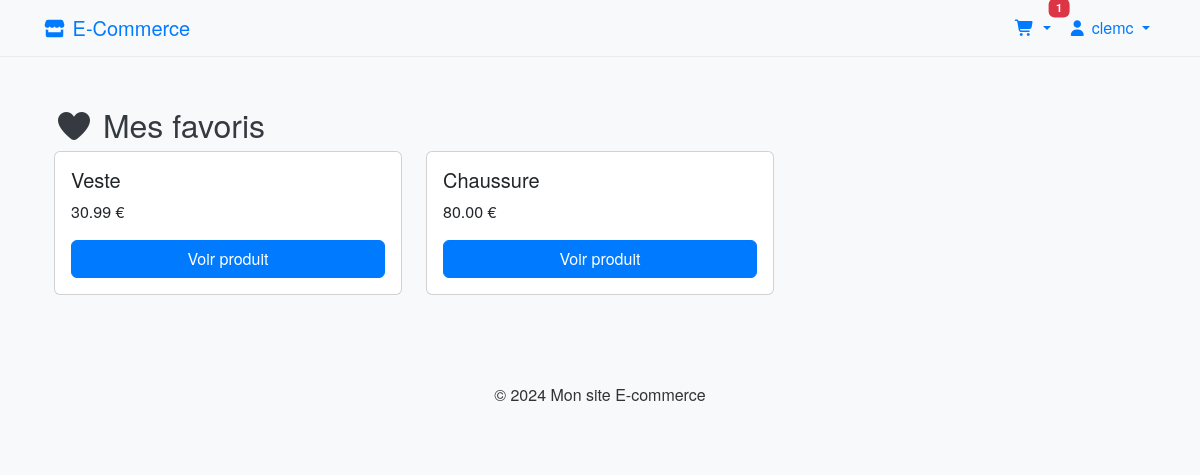
Screenshot of /wishlist/ (signed in) with the database file from the repository.
### shop/models.py (models this page shows, shortened)
class Wishlist(models.Model):
    user = models.ForeignKey(User, on_delete=models.CASCADE)
    product = models.ForeignKey(Product, on_delete=models.CASCADE)
    class Meta:
        unique_together = ('user', 'product')

class Product(models.Model):
    name = models.CharField(max_length=255)
    slug = models.SlugField(unique=True)
    category = models.ForeignKey('Category', on_delete=models.CASCADE)
    description = models.TextField()
    price = models.DecimalField(max_digits=10, decimal_places=2)
    stock_minimum = models.IntegerField(default=5)  # Seuil minimum de stock
    stock = models.IntegerField()
    available = models.BooleanField(default=True)
    created_at = models.DateTimeField(auto_now_add=True)
    image = models.ImageField(upload_to='products/%Y/%m/%d/', blank=True)

### shop/views.py (the view)
# urls.py: path('wishlist/', views.wishlist, name='wishlist'),
@login_required
def wishlist(request):
    items = Wishlist.objects.filter(user=request.user)
    return render(request, 'shop/wishlist.html', {'items': items})

### shop/context_processors.py (called while the page is built)
def cart_data(request):
    if request.user.is_authenticated:
        try:
            cart = Cart.objects.get(user=request.user)
            items = cart.cartitem_set.all()
            total = sum(item.product.price * item.quantity for item in items)
            count = sum(item.quantity for item in items)
        except Cart.DoesNotExist:
            items = []
            total = 0
            count = 0
    else:
        items = []
        total = 0
        count = 0
    return {
        'cart_items_nav': items,
        'cart_total': total,
        'cart_count': count,
    }

### templates/shop/wishlist.html
{% extends 'base.html' %}
{% block content %}
<div class="container mt-5">
    <h2><i class="fas fa-heart"></i> Mes favoris</h2>
    {% if items %}
        <div class="row">
            {% for item in items %}
                <div class="col-md-4">
                    <div class="card p-3 mb-3">
                        <h5>{{ item.product.name }}</h5>
                        <p>{{ item.product.price }} €</p>
                        <a href="{% url 'product_detail' item.product.slug %}" class="btn btn-primary">
                            Voir produit
                        </a>
                    </div>
                </div>
            {% endfor %}
        </div>
    {% else %}
        <p class="text-muted">Aucun favori pour le moment</p>
    {% endif %}
</div>
{% endblock %}

### templates/base.html (shortened to what this page needs)
{% load static %}
<!DOCTYPE html>
<html lang="fr">
<head>
    <link href="https://cdn.jsdelivr.net/npm/bootstrap@5.3.3/dist/css/bootstrap.min.css" rel="stylesheet">
    <link href="https://cdnjs.cloudflare.com/ajax/libs/font-awesome/7.0.1/css/all.min.css" rel="stylesheet">
    <link rel="stylesheet" href="{% static 'shop/css/style.css' %}">
</head>
<body>
<nav class="navbar navbar-expand-lg navbar-light bg-light">
    <div class="container">
        <a class="navbar-brand" href="{% url 'product_list' %}">
            <i class="fas fa-store"></i> E-Commerce
        </a>
        <div class="collapse navbar-collapse" id="navbarNav">
            <ul class="navbar-nav ms-auto">
                {% if user.is_authenticated %}
                    <li class="nav-item dropdown">
                        <a class="nav-link dropdown-toggle position-relative" href="#" data-bs-toggle="dropdown">
                            <i class="fas fa-shopping-cart"></i>
                            {% if cart_count > 0 %}
                               <span class="badge bg-danger position-absolute top-0 start-100 translate-middle cart-count">
                                    {{ cart_count|default:0 }}
                               </span>
                            {% endif %}
                        </a>
                    </li>
                    <li class="nav-item dropdown">
                        <a class="nav-link dropdown-toggle" href="#" data-bs-toggle="dropdown">
                            <i class="fas fa-user"></i> {{ user.username }}
                        </a>
                    </li>
                {% endif %}
            </ul>
        </div>
    </div>
</nav>
<div class="container mt-5">
    {% block content %}{% endblock %}
</div>
<footer class="bg-light py-4 mt-5">
    <div class="container text-center">
        <p>&copy; 2024 Mon site E-commerce</p>
    </div>
</footer>
</body>
</html>

### static/shop/css/style.css (style rules this page uses)
body { background-color: #f8f9fa; font-family: 'Helvetica Neue', Arial, sans-serif; }
h1, h2, h3 { color: #343a40; }
body { background-color: #f8f9fa; color: #333333; }
.navbar { background-color: #ffffff; border-bottom: 1px solid #e9ecef; }
.navbar-brand, .nav-link { color: #007bff; }
.btn-primary { background-color: #007bff; border-color: #007bff; }
footer { background-color: #e9ecef; color: #333333; }
.badge { font-size: 0.7rem; }

### rows the page displays
Wishlist: product.name "Veste", product.price "30.99"
Wishlist: product.name "Chaussure", product.price "80.00"

### other values shown
{{ cart_count|default:0 }} "1"
{{ user.username }} "clemc"
